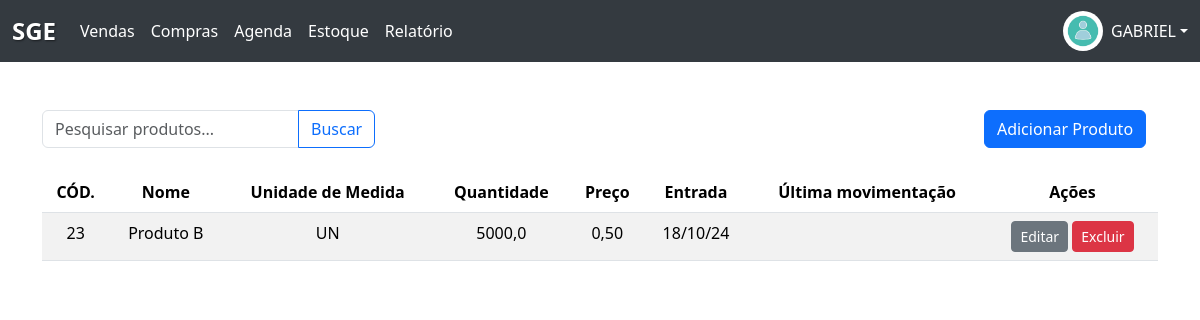
Before: /estoque/ (signed in) with the older database file.
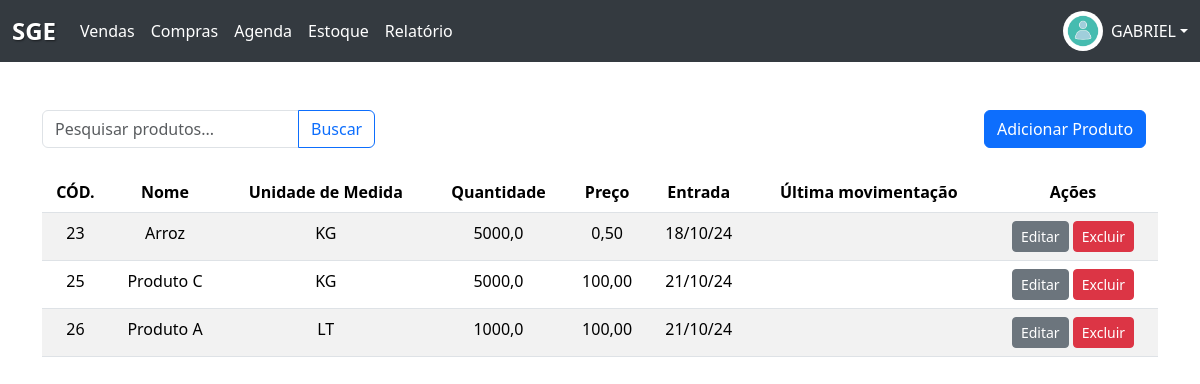
After: the same page with the newer database file.
### Produto/models.py (models this page shows, shortened)
class Produto(models.Model):
    UNIDADES_MEDIDA = [
        ('KG', 'Kilograma'),
        ('UN', 'Unidade'),
        ('LT', 'Litro'),
        ('CX', 'Caixa'),
        ('MT', 'Metro'),
    ]
    descricao = models.CharField(max_length=100)
    valor = models.DecimalField(max_digits=10, decimal_places=2)
    unidade_medida = models.CharField(
        max_length=5, choices=UNIDADES_MEDIDA, blank=False, null=False)
    quantidade = models.DecimalField(max_digits=10, decimal_places=1)
    estoque_id = models.ForeignKey(
        Estoque, on_delete=models.CASCADE, related_name='produtos')
    data_joined = models.DateField(
        max_length=date.today(), default=date.today())

### Produto/views.py (the view)
# urls.py: path('estoque/', estoque_view, name='estoque'),
def estoque_view(request):
    colaborador = Colaborador.objects.get(username=request.user)
    organizacao = colaborador.organizacao
    if request.method == 'POST':
        form = CriaProduto(request.POST, organizacao=organizacao)
        if form.is_valid():
            form.save(commit=False)
            form.save()
            messages.success(request, 'Produto criado!')
            return redirect('estoque')
        else:
            messages.info(request, 'Erro ao criar o produto, tente novamente.')
    else:
        form = CriaProduto(organizacao=organizacao)
        query = request.GET.get('q')
        if query:
            produtos = Produto.objects.filter(descricao__icontains=query)
        else:
            produtos = Produto.objects.filter(
                estoque_id__organizacao=organizacao)
    return render(request, 'estoque.html', {
        'form': form,
        'produtos': produtos
    })

### Produto/models.py
class CriaProduto(ModelForm):
    class Meta:
        model = Produto
        fields = ['descricao', 'valor',
                  'unidade_medida', 'quantidade', 'estoque_id']
        widgets = {
            'descricao': forms.TextInput(attrs={'class': 'form-control', 'required': 'true'}),
            'valor': forms.NumberInput(attrs={'class': 'form-control'}),
            'unidade_medida': forms.Select(attrs={'class': 'form-control'}),
            'quantidade': forms.NumberInput(attrs={'class': 'form-control'}),
            'estoque_id': forms.Select(attrs={'class': 'form-control'})
        }
    def __init__(self, *args, **kwargs):
        organizacao = kwargs.pop('organizacao', None)
        super().__init__(*args, **kwargs)
        if organizacao:
            self.fields['estoque_id'].queryset = Estoque.objects.filter(
                organizacao=organizacao)
        else:
            self.fields['estoque_id'].queryset = Estoque.objects.none()

### Estoque/models.py (called while the page is built)
    def __str__(self):
        return self.nome

### Estoque/templates/estoque.html (shortened to what this page needs)
{% extends "base.html"%}
{% load static %}
{%block conteudo%}
<div class="container mt-5">
    <section class="d-flex justify-content-between align-items-center mb-4">
        <form method="GET" action="{% url 'estoque' %}">
            <div class="input-group">
                <input type="text" class="form-control" name="q" placeholder="Pesquisar produtos..."
                    value="{{ request.GET.q }}">
                <button class="btn btn-outline-primary" type="submit">Buscar</button>
            </div>
        </form>
        <div class="col-md-2 text-center">
            <a type="button" class="btn btn-primary" data-bs-toggle="modal" data-bs-target="#productModal">
                Adicionar Produto
            </a>
        </div>
    </section>
    <div class="table-responsive">
        <table class="table table-striped">
            <thead>
                <tr>
                    <th>CÓD.</th>
                    <th>Nome</th>
                    <th>Unidade de Medida</th>
                    <th>Quantidade</th>
                    <th>Preço</th>
                    <th>Entrada</th>
                    <th>Última movimentação</th>
                    <th>Ações</th>
                </tr>
            </thead>
            <tbody>
                {% for produto in produtos %}
                <tr data-id="{{ produto.id }}">
                    <td data-field="id">{{ produto.id }}</td>
                    <td class="editavel" data-field="descricao">{{ produto.descricao }}</td>
                    <td class="editavel" data-field="unidade_medida">{{ produto.unidade_medida }}</td>
                    <td class="editavel" data-field="quantidade">{{ produto.quantidade }}</td>
                    <td class="editavel" data-field="valor">{{ produto.valor }}</td>
                    <td>{{ produto.data_joined|date:"d/m/y" }}</td>
                    <td>{{ produto.data_saida }}</td>
                    <td>
                        <button type="button" class="btn btn-sm btn-secondary btn-editar">Editar</button>
                        <button type="button" class="btn btn-sm btn-danger" data-bs-toggle="modal"
                            data-bs-target="#confirmDeleteModal" data-produto-id="{{ produto.id }}">
                            Excluir
                        </button>
                    </td>
                </tr>
                {% empty %}
                <tr>
                    <td colspan="7" class="text-center">Nenhum produto encontrado</td>
                </tr>
                {% endfor %}
            </tbody>
        </table>
    </div>
</div>
{%endblock%}

### templates/base.html (shortened to what this page needs)
<!DOCTYPE html>
<html lang="en">
<head>
  {% load static %}
  <link href="https://cdn.jsdelivr.net/npm/bootstrap@5.3.3/dist/css/bootstrap.min.css" rel="stylesheet"
>
</head>
<body class="text-center">
  {% block navbar %}
  <nav class="navbar navbar-expand-lg navbar-custom">
    <div class="container-fluid">
      <a class="navbar-brand" href="#">SGE</a>
      <div class="collapse navbar-collapse" id="navbarNav">
        <ul class="navbar-nav me-auto">
          <li class="nav-item">
            <a class="nav-link" href="#">Vendas</a>
          </li>
          <li class="nav-item">
            <a class="nav-link" href="#">Compras</a>
          </li>
          <li class="nav-item">
            <a class="nav-link" href="#">Agenda</a>
          </li>
          <li class="nav-item">
            <a class="nav-link" href="{% url 'estoque' %}">Estoque</a>
          </li>
          <li class="nav-item">
            <a class="nav-link" href="#">Relatório</a>
          </li>
        </ul>
        <div class="dropdown">
          <a href="#" class="d-flex align-items-center text-white text-decoration-none dropdown-toggle"
            id="dropdownUser1" data-bs-toggle="dropdown" aria-expanded="false">
            <img src="{% static 'assets/user_image.jpg' %}" alt="User Image" width="40" height="40"
              class="rounded-circle">
            <span class="ms-2">{{user.first_name}}</span>
          </a>
        </div>
      </div>
    </div>
  </nav>
  {% endblock %}
  {% block conteudo %}
  {% endblock %}
</body>
</html>

### templates/base.html (style rules this page uses)
.navbar-brand { font-size: 1.5rem; font-weight: bold; color: white; text-shadow: 1px 1px 2px rgba(0, 0, 0, 0.5); }
.navbar-custom { background-color: #343a40; }
.navbar-custom .navbar-brand, .navbar-custom .nav-link { color: white; }

Changed rows visible on the page:
changed Produto id 23: descricao "Produto B" → "Arroz"; unidade_medida "UN" → "KG"
added Produto: id "25", descricao "Produto C", unidade_medida "KG", quantidade "5000,0", valor "100,00", data_joined "21/10/24"
added Produto: id "26", descricao "Produto A", unidade_medida "LT", quantidade "1000,0", valor "100,00", data_joined "21/10/24"
